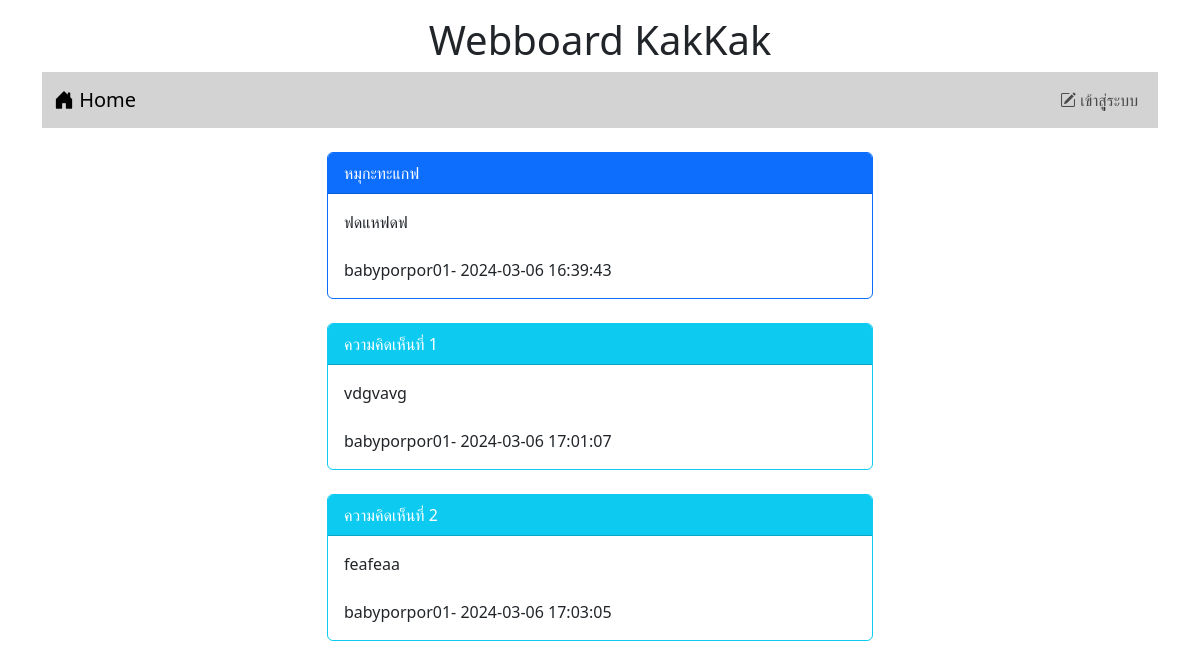
Screenshot of /post.php?id=7 with the database file from the repository.
### tables this page shows
CREATE TABLE `post` (
  `id` int(11) NOT NULL,
  `title` varchar(128) NOT NULL,
  `content` varchar(2048) NOT NULL,
  `post_date` datetime NOT NULL,
  `cat_id` int(11) NOT NULL,
  `user_id` int(11) NOT NULL
);

CREATE TABLE `user` (
  `id` int(11) NOT NULL,
  `login` varchar(32) NOT NULL,
  `password` varchar(64) NOT NULL,
  `name` varchar(64) NOT NULL,
  `gender` char(1) NOT NULL,
  `email` varchar(32) NOT NULL,
  `role` char(1) NOT NULL
);

CREATE TABLE `comment` (
  `id` int(11) NOT NULL,
  `content` varchar(20148) NOT NULL,
  `post_date` datetime NOT NULL,
  `user_id` int(11) NOT NULL,
  `post_id` int(11) NOT NULL
);

### post.php (the view, shortened to what this page needs)
?><!DOCTYPE html>
<html lang="en">
<head>
    <link rel="stylesheet" href="bootstrap-5.3.2-dist/css/bootstrap.min.css">
    <link rel="stylesheet" href="https://cdn.jsdelivr.net/npm/bootstrap-icons@1.11.3/font/bootstrap-icons.min.css">
</head>
<body>
    <div class="container-lg">
        <h1 style="text-align: center;" class="mt-3">Webboard KakKak</h1>
        <?php include "nav.php" ?>
        <div class="row mt-4">
        <div class="col-lg-3 col-md-2 col-sm-1"></div>
        <div class="col-lg-6 col-md-8 col-sm-10">
            <?php
                $conn=new PDO("mysql:host=localhost;dbname=webboard;charset=utf8;","root","");
                $sql="select post.title,post.content,post.post_date,user.login
                from post inner join user on
                (post.user_id=user.id) where post.id=$_GET[id]";
                $result=$conn->query($sql);
                while($row=$result->fetch()){
                    echo "<div class='card border-primary'>";
                    echo  "<div class='card-header bg-primary text-white'>$row[0]</div>";
                    echo "<div class='card-body'>$row[1] <br><br> $row[3]- $row[2] </div>";
                    echo "</div>";
                }
            ?>
            <br>
            <?php
                $conn=new PDO("mysql:host=localhost;dbname=webboard;charset=utf8;","root","");
                $sql="select comment.content,comment.post_date,user.login
                from comment inner join user on
                (comment.user_id=user.id) where comment.post_id=$_GET[id]";
                $result=$conn->query($sql);
                $i=1;
                while($row=$result->fetch()){
                    echo "<div class='card border-info'>";
                    echo  "<div class='card-header bg-info text-white'>ความคิดเห็นที่ $i </div>";
                    echo "<div class='card-body'>$row[0] <br><br> $row[2]- $row[1] </div>";
                    echo "</div> <br>";
                    $i++;
                }
            ?>
            <br>
        </div>
        <div class="col-lg-3 col-md-2 col-sm-1"></div>
        </div>
    </div>
</body>
</html>

### rows the page displays
post: title "หมุกะทะแกฟ", content "ฟดแหฟดฟ", user.login "babyporpor01", post_date "2024-03-06 16:39:43"
comment: content "vdgvavg", user.login "babyporpor01", post_date "2024-03-06 17:01:07"
comment: content "feafeaa", user.login "babyporpor01", post_date "2024-03-06 17:03:05"
